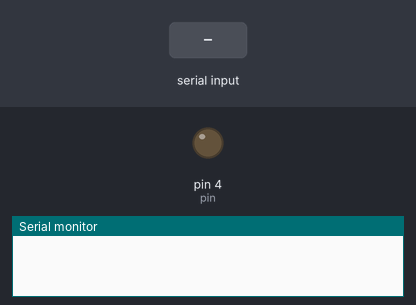
This sketch was run on a simulated Arduino Uno, built with avr-gcc and run on an emulated ATmega328P. On the bench: output pins drawn as LEDs (lit = HIGH), the last lines printed to the serial monitor. The test bench sets the inputs (shaded band).

Above: at 1.2 s.
1.3 s: "1" received over Serial
At 2.5 s:
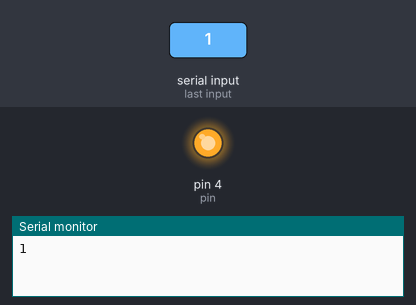
2.8 s: "0" received over Serial
At 3.8 s:
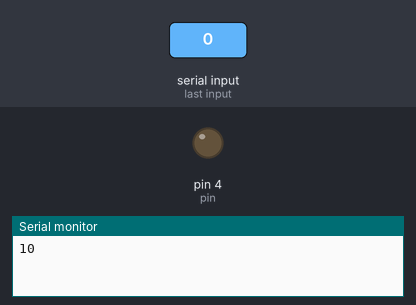
Timing chart, 0 to 5.8 s (numbered marks = the images above; inputs shaded):
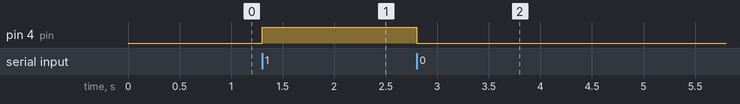

Measured:
- after the input at 1.3 s, pin 4 (pin): LOW → HIGH at once
- after the input at 2.8 s, pin 4 (pin): HIGH → LOW at once

The sketch:

ard.ino
```cpp
char serialData;
int pin=4;

void setup()
 {
 pinMode(pin, OUTPUT);
 Serial.begin(9600);
 }

void loop()
{
  if(Serial.available()>0){
   serialData=Serial.read();
   Serial.print(serialData);

  if (serialData=='1'){
    digitalWrite(pin, HIGH);
  }
  else if(serialData=='0')
  {
    digitalWrite(pin,LOW);
  }}
}
```
